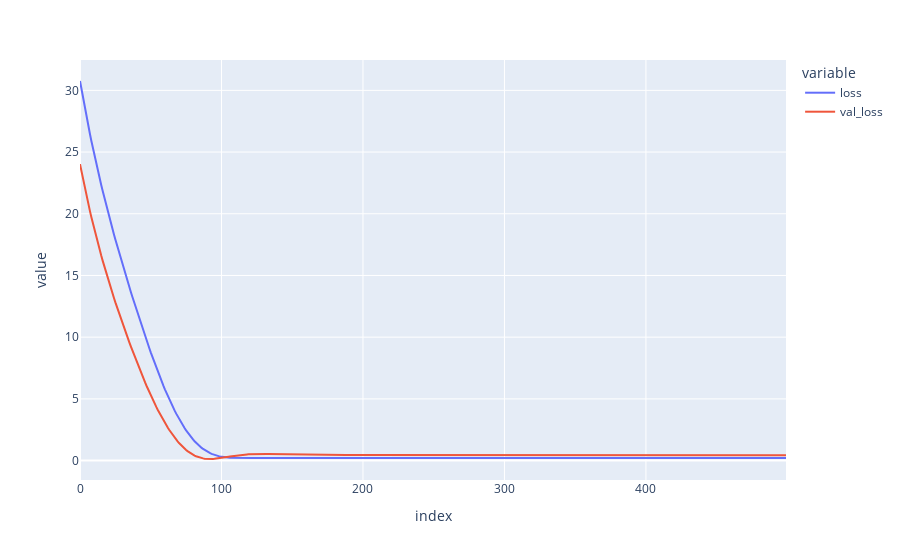

This figure's notebook cell:
### Code cell
epochs_lstm_df = pd.DataFrame(train_history_ltsm.history)
display(epochs_lstm_df)
fig = px.line(epochs_lstm_df)
fig.show()

### Figure 1 — Plotly figure (JSON) as saved in the notebook; plotly's stock layout.template omitted (floating-point values rounded to 4 significant figures; data arrays with more than 128 entries replaced by an {"elided": "..."} marker saying what was removed)
{"data": [{"hovertemplate": "variable=loss<br>index=%{x}<br>value=%{y}<extra></extra>", "legendgroup": "loss", "line": {"color": "#636efa", "dash": "solid"}, "marker": {"symbol": "circle"}, "mode": "lines", "name": "loss", "orientation": "v", "showlegend": true, "x": {"elided": "500 int values"}, "xaxis": "x", "y": {"elided": "500 float values"}, "yaxis": "y", "type": "scatter"}, {"hovertemplate": "variable=val_loss<br>index=%{x}<br>value=%{y}<extra></extra>", "legendgroup": "val_loss", "line": {"color": "#EF553B", "dash": "solid"}, "marker": {"symbol": "circle"}, "mode": "lines", "name": "val_loss", "orientation": "v", "showlegend": true, "x": {"elided": "500 int values"}, "xaxis": "x", "y": {"elided": "500 float values"}, "yaxis": "y", "type": "scatter"}], "layout": {"xaxis": {"anchor": "y", "domain": [0.0, 1.0], "title": {"text": "index"}}, "yaxis": {"anchor": "x", "domain": [0.0, 1.0], "title": {"text": "value"}}, "legend": {"title": {"text": "variable"}, "tracegroupgap": 0}, "margin": {"t": 60}}}
